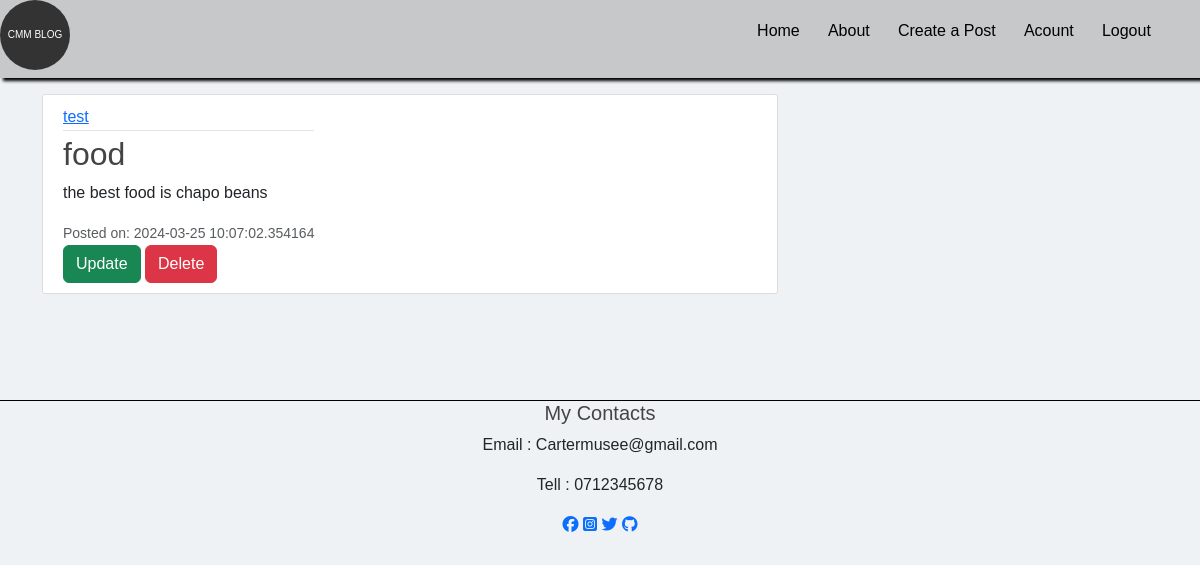
Page /post/2 (signed in) on the earlier database version.
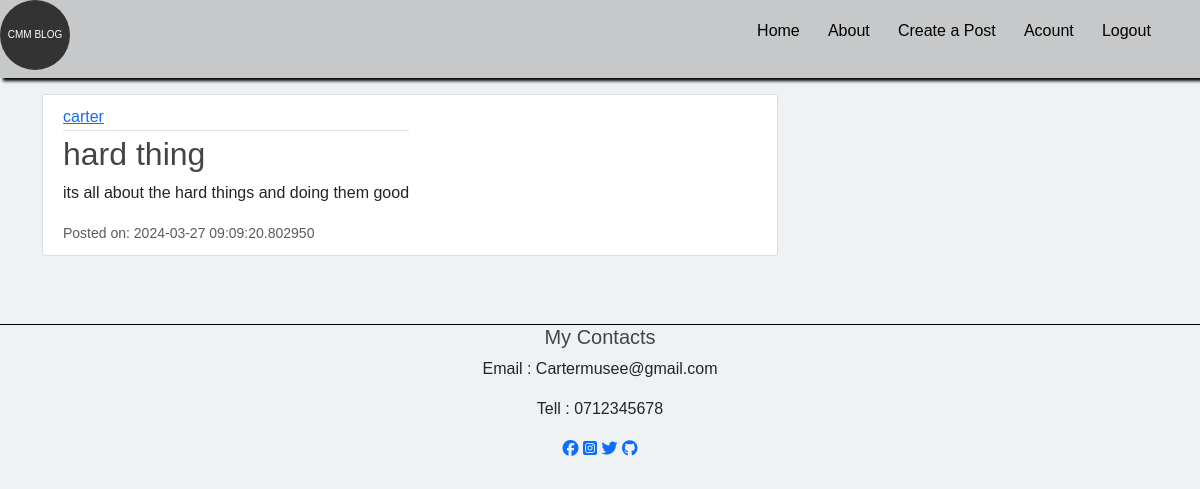
Same page on the later database version.
### flaskblog/modules.py (models this page shows, shortened)
class User(db.Model,UserMixin):
    id = db.Column(db.Integer, primary_key=True)
    username = db.Column(db.String(20), unique=True, nullable=False)
    email = db.Column(db.String(120), unique=True, nullable=False)
    image_file = db.Column(db.String(20), nullable=False, default='default.jpg')
    password = db.Column(db.String(60), nullable=False)
    post = db.relationship('Post',backref='author',lazy=True)

class Post(db.Model):
    id = db.Column(db.Integer, primary_key=True)
    title = db.Column(db.String(100), nullable=False)
    date_posted = db.Column(db.DateTime, nullable=False, default=datetime.utcnow)
    content = db.Column(db.Text(2000), nullable=False)
    user_id = db.Column(db.Integer(), db.ForeignKey('user.id'), nullable=False)

### flaskblog/routes.py (the view)
@app.route("/post/<int:post_id>",methods=['GET','POST'])
@login_required
def post(post_id):
    form = SearchForm()
    post = Post.query.get_or_404(post_id)
    return render_template('post.html',post=post)

### flaskblog/modules.py (called while the page is built)
@login_manager.user_loader
def load_user(user_id):
    return User.query.get(int(user_id))

### flaskblog/templates/post.html (shortened to what this page needs)
{% extends "layout.html" %}
{% block body%}
    <article class="media content-section">
        <div class="media-body">
          <div class="article-metadata">
            <a class="mr-2" href="{{ url_for('user_posts', username=post.author.username) }}">{{ post.author.username }}</a>
          </div>
          <h2 class="article-title">{{ post.title }}</h2>
          <p class="article-content">{{ post.content }}</p>
          <small class="text-muted">Posted on: {{ post.date_posted }}</small>
          {% if post.author == current_user %}
            <div>
              <a class="btn btn-success btb-sm" href="{{url_for('update_post',post_id=post.id )}}">Update</a>
              <button type="button" class="btn btn-danger" data-bs-toggle="modal" data-bs-target="#deleteModal">Delete</button>
            </div>
          {% endif%}
        </div>
      </article>
{% endblock %}

Differences in the rows shown:
no longer on this page (row edited): User: author.username "test"
now on this page (row edited): User: author.username "carter"
changed Post: title "food" → "hard thing"; content "the best food is chapo beans" → "its all about the hard things and doing them good"; date_posted "2024-03-25 10:07:02.354164" → "2024-03-27 09:09:20.802950"
Other differences:
text no longer shown: "Update Delete"
